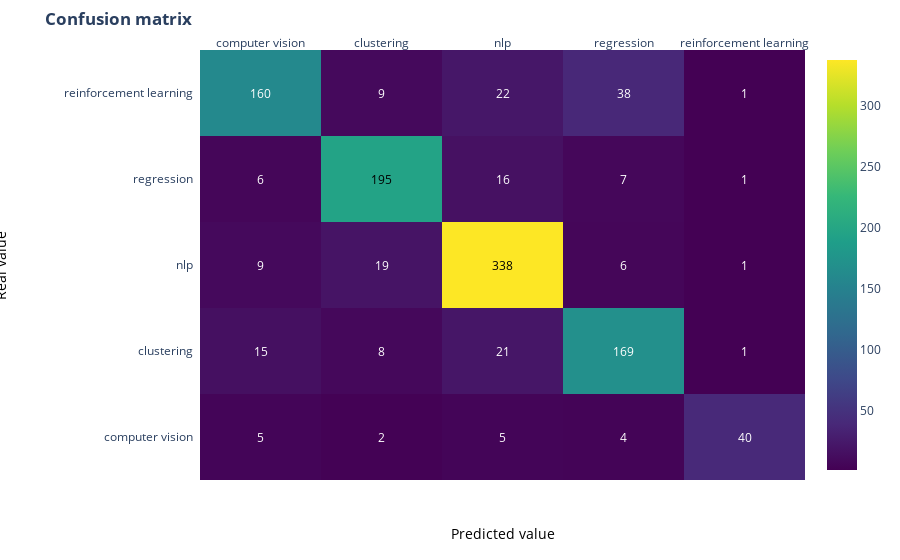

Notebook code for this chart:
### Code cell
# invert conf_m ida values
conf_m = conf_m[::-1]

a = list(y.unique())
b = list(y.unique()) # invert idx values of a

# change each element of conf_m to tbpe string for annotations
conf_m_text = [[str(b) for b in a] for a in conf_m]

# set up figure 
fig = ff.create_annotated_heatmap(conf_m, x=a, y=b, annotation_text=conf_m_text, colorscale='Viridis')

# add title
fig.update_layout(title_text='<b>Confusion matrix</b>',
                  #aaais = dict(title='a'),
                  #baais = dict(title='a')
                 )

# add custom aaais title
fig.add_annotation(dict(font=dict(color="black",size=14),
                        x=0.5,
                        y=-0.15,
                        showarrow=False,
                        text="Predicted value",
                        xref="paper",
                        yref="paper"))

# add custom baais title
fig.add_annotation(dict(font=dict(color="black",size=14),
                        x=-0.35,
                        y=0.5,
                        showarrow=False,
                        text="Real value",
                        textangle=-90,
                        xref="paper",
                        yref="paper"))

# adjust margins to make room for baais title
fig.update_layout(margin=dict(t=50, l=200))

# add colorbar
fig['data'][0]['showscale'] = True
fig.show()

### Figure 1 — Plotly figure (JSON) as saved in the notebook; plotly's stock layout.template omitted (floating-point values rounded to 4 significant figures)
{"data": [{"colorscale": [[0, "#440154"], [0.1111, "#482878"], [0.2222, "#3e4989"], [0.3333, "#31688e"], [0.4444, "#26828e"], [0.5556, "#1f9e89"], [0.6667, "#35b779"], [0.7778, "#6ece58"], [0.8889, "#b5de2b"], [1, "#fde725"]], "reversescale": false, "showscale": true, "type": "heatmap", "x": ["computer vision", "clustering", "nlp", "regression", "reinforcement learning"], "y": ["computer vision", "clustering", "nlp", "regression", "reinforcement learning"], "z": [[5, 2, 5, 4, 40], [15, 8, 21, 169, 1], [9, 19, 338, 6, 1], [6, 195, 16, 7, 1], [160, 9, 22, 38, 1]]}], "layout": {"annotations": [{"font": {"color": "#FFFFFF"}, "showarrow": false, "text": "5", "x": "computer vision", "xref": "x", "y": "computer vision", "yref": "y"}, {"font": {"color": "#FFFFFF"}, "showarrow": false, "text": "2", "x": "clustering", "xref": "x", "y": "computer vision", "yref": "y"}, {"font": {"color": "#FFFFFF"}, "showarrow": false, "text": "5", "x": "nlp", "xref": "x", "y": "computer vision", "yref": "y"}, {"font": {"color": "#FFFFFF"}, "showarrow": false, "text": "4", "x": "regression", "xref": "x", "y": "computer vision", "yref": "y"}, {"font": {"color": "#FFFFFF"}, "showarrow": false, "text": "40", "x": "reinforcement learning", "xref": "x", "y": "computer vision", "yref": "y"}, {"font": {"color": "#FFFFFF"}, "showarrow": false, "text": "15", "x": "computer vision", "xref": "x", "y": "clustering", "yref": "y"}, {"font": {"color": "#FFFFFF"}, "showarrow": false, "text": "8", "x": "clustering", "xref": "x", "y": "clustering", "yref": "y"}, {"font": {"color": "#FFFFFF"}, "showarrow": false, "text": "21", "x": "nlp", "xref": "x", "y": "clustering", "yref": "y"}, {"font": {"color": "#FFFFFF"}, "showarrow": false, "text": "169", "x": "regression", "xref": "x", "y": "clustering", "yref": "y"}, {"font": {"color": "#FFFFFF"}, "showarrow": false, "text": "1", "x": "reinforcement learning", "xref": "x", "y": "clustering", "yref": "y"}, {"font": {"color": "#FFFFFF"}, "showarrow": false, "text": "9", "x": "computer vision", "xref": "x", "y": "nlp", "yref": "y"}, {"font": {"color": "#FFFFFF"}, "showarrow": false, "text": "19", "x": "clustering", "xref": "x", "y": "nlp", "yref": "y"}, {"font": {"color": "#000000"}, "showarrow": false, "text": "338", "x": "nlp", "xref": "x", "y": "nlp", "yref": "y"}, {"font": {"color": "#FFFFFF"}, "showarrow": false, "text": "6", "x": "regression", "xref": "x", "y": "nlp", "yref": "y"}, {"font": {"color": "#FFFFFF"}, "showarrow": false, "text": "1", "x": "reinforcement learning", "xref": "x", "y": "nlp", "yref": "y"}, {"font": {"color": "#FFFFFF"}, "showarrow": false, "text": "6", "x": "computer vision", "xref": "x", "y": "regression", "yref": "y"}, {"font": {"color": "#000000"}, "showarrow": false, "text": "195", "x": "clustering", "xref": "x", "y": "regression", "yref": "y"}, {"font": {"color": "#FFFFFF"}, "showarrow": false, "text": "16", "x": "nlp", "xref": "x", "y": "regression", "yref": "y"}, {"font": {"color": "#FFFFFF"}, "showarrow": false, "text": "7", "x": "regression", "xref": "x", "y": "regression", "yref": "y"}, {"font": {"color": "#FFFFFF"}, "showarrow": false, "text": "1", "x": "reinforcement learning", "xref": "x", "y": "regression", "yref": "y"}, {"font": {"color": "#FFFFFF"}, "showarrow": false, "text": "160", "x": "computer vision", "xref": "x", "y": "reinforcement learning", "yref": "y"}, {"font": {"color": "#FFFFFF"}, "showarrow": false, "text": "9", "x": "clustering", "xref": "x", "y": "reinforcement learning", "yref": "y"}, {"font": {"color": "#FFFFFF"}, "showarrow": false, "text": "22", "x": "nlp", "xref": "x", "y": "reinforcement learning", "yref": "y"}, {"font": {"color": "#FFFFFF"}, "showarrow": false, "text": "38", "x": "regression", "xref": "x", "y": "reinforcement learning", "yref": "y"}, {"font": {"color": "#FFFFFF"}, "showarrow": false, "text": "1", "x": "reinforcement learning", "xref": "x", "y": "reinforcement learning", "yref": "y"}, {"font": {"color": "black", "size": 14}, "showarrow": false, "text": "Predicted value", "x": 0.5, "xref": "paper", "y": -0.15, "yref": "paper"}, {"font": {"color": "black", "size": 14}, "showarrow": false, "text": "Real value", "textangle": -90, "x": -0.35, "xref": "paper", "y": 0.5, "yref": "paper"}], "margin": {"l": 200, "t": 50}, "title": {"text": "<b>Confusion matrix</b>"}, "xaxis": {"dtick": 1, "gridcolor": "rgb(0, 0, 0)", "side": "top", "ticks": ""}, "yaxis": {"dtick": 1, "ticks": "", "ticksuffix": "  "}}}
